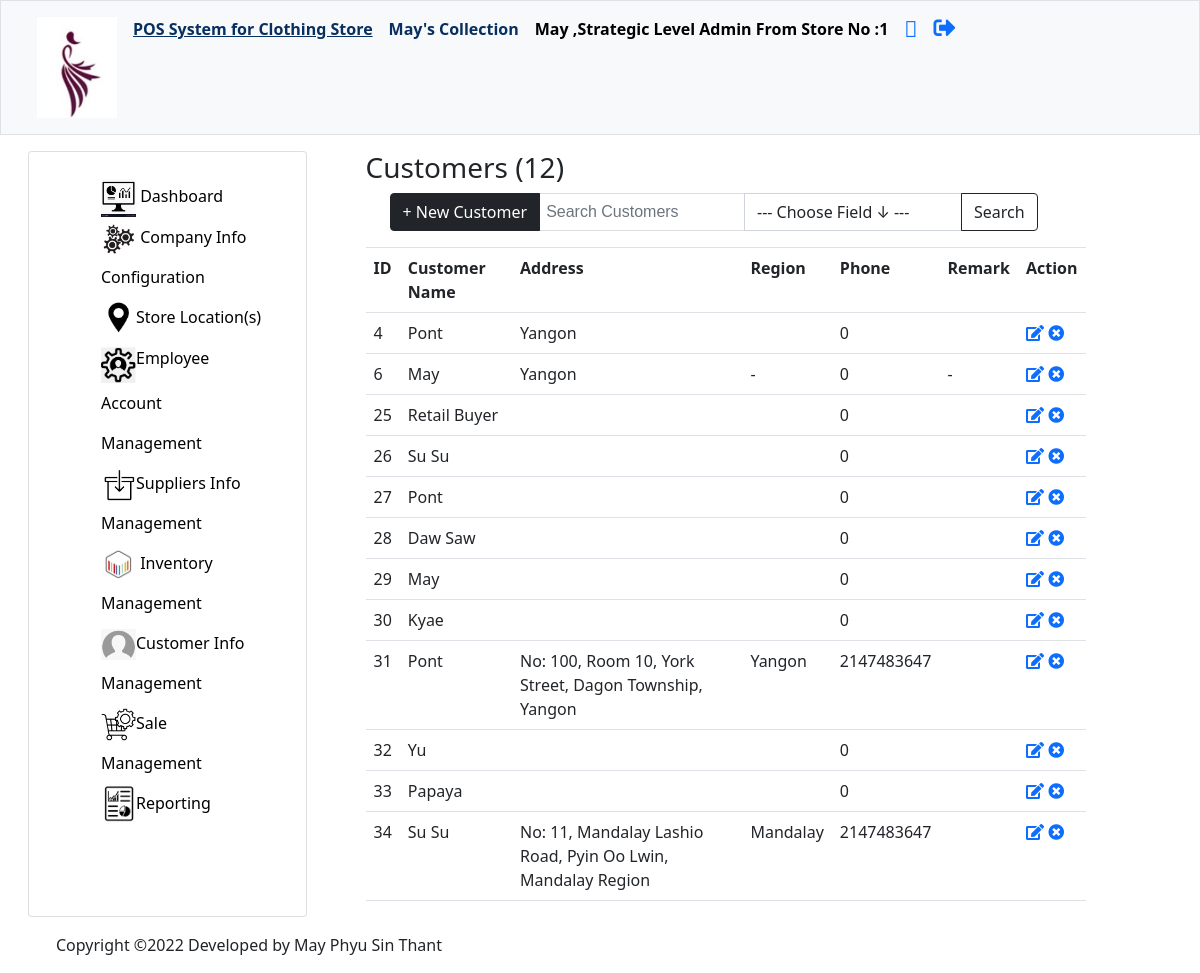
The app's page /view-customer-mgmt.php (signed in) with its own data.
### tables this page shows
CREATE TABLE `companyinfo` (
  `ID` int(11) NOT NULL COMMENT 'ID',
  `companyName` varchar(255) NOT NULL COMMENT 'Company/Organization who is using this POS System',
  `logo` varchar(255) DEFAULT NULL COMMENT 'Business Owners'' can set Company Logo'
);

CREATE TABLE `employee` (
  `employeeID` int(11) NOT NULL COMMENT 'Employee ID',
  `employeeName` varchar(255) NOT NULL COMMENT 'Employee Name',
  `password` varchar(255) NOT NULL COMMENT 'Hashed Password',
  `profileImage` varchar(255) DEFAULT NULL COMMENT 'Profile Photo',
  `address` varchar(255) DEFAULT NULL COMMENT 'Employee''s Address',
  `phone` int(11) NOT NULL COMMENT 'Employee''s Phone Number',
  `email` varchar(255) NOT NULL COMMENT 'Email',
  `position` varchar(255) NOT NULL COMMENT 'Positions such as cashier, marketing leader, CEO, CFO, etc.',
  `level` varchar(255) NOT NULL COMMENT 'Operational, Tactical & Strategic Levels',
  `storeNo` int(11) NOT NULL COMMENT 'Store Number when organization has multiple branches',
  `remark` varchar(255) NOT NULL COMMENT 'Set Remark - Active or Inactive'
);

CREATE TABLE `customer` (
  `customerID` int(11) NOT NULL COMMENT 'ID Numbers of Customers',
  `customerName` varchar(255) NOT NULL COMMENT 'Name of Customer',
  `address` varchar(255) DEFAULT NULL COMMENT 'Customer Address (only required for whole sale customers and for delivery purpose. Not required for retail customer)',
  `region` varchar(255) DEFAULT NULL COMMENT 'Customer''s Region (only required for whole sale customers and for delivery purpose. Not required for retail customer)',
  `phone` int(11) DEFAULT NULL COMMENT 'Customer''s Phone No:(only required for whole sale customers and for delivery purpose. Not required for retail customer)',
  `remark` varchar(255) DEFAULT NULL COMMENT 'Set Remark - Blacklist as required'
);

### view-customer-mgmt.php (the view, shortened to what this page needs)
<?php
    include("admin/conf/config.php");
?>
<!DOCTYPE html>
<html>
    <head>
        <link rel = "stylesheet" href = "css/style.css">
        <link href="https://cdn.jsdelivr.net/npm/bootstrap@5.0.2/dist/css/bootstrap.min.css" rel="stylesheet">    </head>
        <link rel="stylesheet" href="https://cdn.jsdelivr.net/npm/bootstrap@4.6.1/dist/css/bootstrap.min.css">
         <?php
        include("header-navigation.php");
        ?>
    </head>
    <body>
        <section class = "container mx-3">
        <div class = "row mx-0 px-0 ">
        <?php
        include("sidebar.php"); ?>
        <main class = "col-lg-8 col-md-8 col-sm-12 col-xs-12 my-0 py-3 mx-auto px-auto ">
            <h3>Customers  (<?php
                $results = "SELECT COUNT(customerID) FROM `customer` ";
                $count = $conn->query( $results);
                $number_of_rows = $count->fetchColumn();
                    echo $number_of_rows;
                ?>)
            </h3>
            <table class= "table table-border table-hover table-responsive-sm">
                <tr>
                    <th>ID </th>
                    <th>Customer Name  </th>
                    <th>Address</th>
                    <th>Region </th>
                    <th>Phone </th>
                    <th>Remark </th>
                    <th>Action </th>
                </tr>
                <?php
                    $result = "SELECT * FROM `customer`";
                    $rows = $conn->query($result);
                    include("searchCustomer.php");
                    foreach( $rows as $row ) {
                ?>
                <tr>
                    <td><?php echo $row['customerID']?></td>
                    <td><?php echo $row['customerName']?></td>
                    <td><?php echo $row['address']?></td>
                    <td><?php echo $row['region']?></td>
                    <td><?php echo $row['phone']?></td>
                    <td><?php echo $row['remark']?></td>
                    <td>
                        <a href = "edit-customer.php?customerID=<?php echo $row['customerID']?>
                        &customerName=<?php echo $row['customerName'] ?>
                        &address=<?php echo $row['address']?>
                        &region=<?php echo $row['region']?>
                        &phone=<?php echo $row['phone']?>
                        &remark=<?php echo $row['remark']?>" >
	                   <i class="fas fa-edit"></i></a>
                       <a href = "del-customer.php?customerID=<?php echo $row['customerID']  ?>"
                         class="del " onClick="return confirm('Are you sure to permanantly delete this customer account ?')">
	                    <i class="fas fa-times-circle fas "></i></a>
                    </td>
                </tr>
            <?php } ?>
            </table>
        </main>
    </body>
    <footer class = "container mx-3">
            <p>Copyright  ©2022 Developed by May Phyu Sin Thant </p>
    </footer>

### header-navigation.php (shortened to what this page needs)
<?php
    include("admin/conf/config.php");
?>
<!DOCTYPE html>
<html>
    <head>
        <link href="https://cdn.jsdelivr.net/npm/bootstrap@5.0.2/dist/css/bootstrap.min.css" rel="stylesheet">    </head>
        <link rel="stylesheet" href="https://pro.fontawesome.com/releases/v5.10.0/css/all.css"/>
    <body>
        <nav class="navbar navbar-expand-lg  navbar-expand-md  bg-light sticky-top border" id = "sidebar-wrapper">
            <div class="container-fluid">
                <div class="collapse navbar-collapse" id="navbarNavAltMarkup">
                    <div class="navbar-nav">
                        <a class="nav-link" href="dashboard.php"  aria-current="page" >
                            <?php if(isset($_SESSION['auth'])) {
                                $results = "SELECT * FROM `companyinfo` ";
                                $companyInfo = $conn->query( $results);
                                foreach( $companyInfo as $row ) {
                                    $companyName = $row['companyName'];
                                } ?>
                            <img src="imgs/<?php echo $row['logo'] ?>"  width="80" >
                        </a>
                        <a class="nav-link" href="dashboard.php"  aria-current="page" style = "color : #072F5F; text-decoration: underline;"><b>POS System for Clothing Store</b></a>
                        <a class="nav-link" href="dashboard.php"  aria-current="page" style = "color : #072F5F;">
                            <b><?php
                               if(isset($row)) {
                                    echo $companyName;
                                }
                            }?></b>
                        </a>
                        <b><a class="nav-link" href="#" style = "color : black;">
                        <?php if(isset($_SESSION['auth'])) {
                                $email = $_SESSION['email'];
                                $results = "SELECT * FROM `employee` WHERE email = '$email' ";
                                $employeeInfo = $conn->query( $results);
                                foreach( $employeeInfo as $row ) {
                                    $name = $row['employeeName'];
                                    $level = $row['level'];
                                    $store = $row['storeNo'];
                                }
                                if(isset($row)) { ?>
                                <?php
                                    echo $name.'  '.',';
                                    echo $level.' Level Admin';
                                    echo '  From Store No :'.$store;
                                }
                            }?> </a> </b>
                        <a class = "nav-link" href = "view-profile.php"><i class="fad fa-id-card" style = "font-size: 22px;"></i></a>
                       <a class = "nav-link" href = "logout.php"><i class="fas fa-sign-out-alt" style = "font-size: 22px;"></i></a>
                    </div>
                </div>
            </div>
        </nav>
    </body>
</html>

### css/style.css (style rules this page uses)
nav, main { height: auto; }
main { flex-grow: 3; }

### records on screen
companyinfo: logo (picture), companyName "May's Collection"
employee: employeeName "May", level "Strategic", storeNo "1"
customer: customerID "4", customerName "Pont", address "Yangon", phone "0"
customer: customerID "6", customerName "May", address "Yangon", region "-", phone "0", remark "-"
customer: customerID "25", customerName "Retail Buyer", phone "0"
customer: customerID "26", customerName "Su Su", phone "0"
customer: customerID "27", customerName "Pont", phone "0"
customer: customerID "28", customerName "Daw Saw", phone "0"
customer: customerID "29", customerName "May", phone "0"
customer: customerID "30", customerName "Kyae", phone "0"
customer: customerID "31", customerName "Pont", address "No: 100, Room 10, York Street, Dagon Township, Yangon", region "Yangon", phone "2147483647"
customer: customerID "32", customerName "Yu", phone "0"
customer: customerID "33", customerName "Papaya", phone "0"
customer: customerID "34", customerName "Su Su", address "No: 11, Mandalay Lashio Road, Pyin Oo Lwin, Mandalay Region", region "Mandalay", phone "2147483647"

### other values on screen
$number_of_rows "12"
